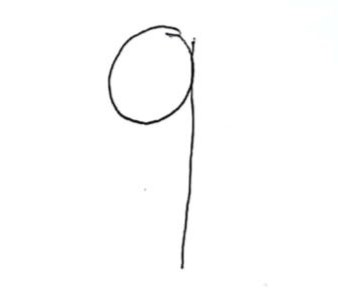
#> input picture Trabajo_en_clase_1/numero_9.jpeg, 338 x 307 px; the run also reads 1 picture not shown here
$ jupyter execute --allow-errors Untitled.ipynb
#> lines starting #> are read from the running program, lines starting #| are printed output that depends on the picture
## <div style="text-align: center"> Área académica de Ingeniería en Computadores </div>

## <div style="text-align: center"> CE - 5506 Introducción al Reconocimiento de Patrones </div>

## <div style="text-align: center"> Trabajo en clase #1 </div>

## <div style="text-align: left"> Estudiantes: </div> <br> <div style="text-align:center"> Cambronero Ureña Aldo - 2018099813 <br> Agüero Sandí Johnny - 2020027766 </div>

## <div style="text-align: left"> Profesor: </div> <br> <div style="text-align: center"> Jason Leiton Jimenez <br><br> </div>

## <div style="text-align: center"> Grupo 1 </div>

## <div style="text-align: center"> IS $-$ 2023 </div>

---

## <div style="text-align: center"> Teoría </div>

### a) Indique cual es costo de “Training” y de test del algoritmo KNN.

El costo computacional del algoritmo KNN implementado depende principalmente del tamaño del conjunto de prueba X_test y el número de vecinos k seleccionado.

El costo computacional total del método kneighbors() es O(n * m * (d + log(m))), lo que puede ser prohibitivo para conjuntos de datos muy grandes. El costo computacional del método predict() depende del número de puntos en X_test y el número de vecinos k, lo que implica un costo computacional adicional de O(n * k * log(k)).

### b) Explique porqué se dice que instance learning es un algoritmo por fuerza bruta o perezoso.

Se considera un algoritmo perezoso o por fuerza bruta, porque no intenta aprender una función que pueda generalizar a partir de los datos de entrenamiento. En cambio, simplemente almacena todos los ejemplos de entrenamiento y luego los compara con el objeto nuevo con los anteriores para clasificarlo.

### c) Indique cuántas comparaciones se deben realizar en la etapa de testeo (asumiendo el peor de los casos).

Durante la etapa de testeo se deben de realizar comparaciones entre los datos de prueba y los de entrenamiento  para determinar a qué clase pertenece el objeto de prueba; por ende, si hay “n” datos de entrenamiento, hay que hacer “n” comparaciones.

### d) Investigue alguna modificación que se ha realizado al algoritmo original del KNN.

Se puede mencionar el KNN ponderado por distancia, esta variante del KNN asigna un peso a cada vecino cercano según su distancia al objeto de prueba. Los vecinos más cercanos reciben un mayor peso en la clasificación del objeto de prueba. Esta modificación ayuda a evitar la influencia de vecinos ruidosos o atípicos en la clasificación.

---

## <div style="text-align: center"> Realizando un clasificador de múltiples clases </div>

[cell 1]
import numpy as np

class KNearestNeighbors():
    def __init__(self, X_train, y_train, n_neighbors=5, weights='uniform', n_classes=3):

        self.X_train = X_train
        self.y_train = y_train

        self.n_neighbors = n_neighbors
        self.weights = weights

        self.n_classes = 3

    def euclidian_distance(self, a, b):
        return np.sqrt(np.sum((a - b)**2, axis=1))

    def kneighbors(self, X_test, return_distance=False):

        dist = []
        neigh_ind = []

#         print(X_test, self.X_train. X_test, self.X_train)
        point_dist = []
        for x_test in X_test:
            point_dist += [ self.euclidian_distance(x_test, self.X_train) ]

        for row in point_dist:
            enum_neigh = enumerate(row)
            sorted_neigh = sorted(enum_neigh,
                                  key=lambda x: x[1])[:self.n_neighbors]

            ind_list = [tup[0] for tup in sorted_neigh]
            dist_list = [tup[1] for tup in sorted_neigh]

            dist.append(dist_list)
            neigh_ind.append(ind_list)

        if return_distance:
            return np.array(dist), np.array(neigh_ind)

        return np.array(neigh_ind)

    def predict(self, X_test):

        if self.weights == 'uniform':
            neighbors = self.kneighbors(X_test)
            y_pred = np.array([
                np.argmax(np.bincount(self.y_train[neighbor]))
                for neighbor in neighbors
            ])
            #print("Y_pred: ", y_pred)
            return y_pred

        if self.weights == 'distance':

            # Encontrar el indice y distancia de cada vecino para cada punto
            dist, neighbors = self.kneighbors(X_test, return_distance=True)

            # Array de la prediccion
            y_pred = np.zeros(X_test.shape[0], dtype=int)

            # para cada valor de prueba
            for i, neighbor_indices in enumerate(neighbors):
                # El inverso de la distancia es el peso
                weights = 1.0 / (dist[i] + 1e-6) #se suma 1e-6 para evitar div/0

                # Obtenemos el label del vecino
                neighbor_labels = self.y_train[neighbor_indices]

                # Calculamos el peso por cada label
                class_scores = np.bincount(neighbor_labels, weights=weights, minlength=self.n_classes)

                # Elegimos el label con el mayor peso
                y_pred[i] = np.argmax(class_scores)

            return y_pred

    def score(self, X_test, y_test, weights):
        self.weights = weights
        y_pred = self.predict(X_test)

        return float(sum(y_pred == y_test)) / float(len(y_test)), y_pred, y_test

### 2.1. Distancia entre elementos

#### a) implementar un criterio de cómo elegir la clase de una muestra tomando en cuenta los k vecinos más cercanos.

```
if self.weights == 'distance':
            # Encontrar el indice y distancia de cada vecino para cada punto
            dist, neighbors = self.kneighbors(X_test, return_distance=True)

            # Array de la prediccion
            y_pred = np.zeros(X_test.shape[0], dtype=int)

            # para cada valor de prueba
            for i, neighbor_indices in enumerate(neighbors):
                # El inverso de la distancia es el peso
                weights = 1.0 / (dist[i] + 1e-6) #se suma 1e-6 para evitar div/0

                # Obtenemos el label del vecino
                neighbor_labels = self.y_train[neighbor_indices]

                # Calculamos el peso por cada label
                class_scores = np.bincount(neighbor_labels, weights=weights, minlength=self.n_classes)

                # Elegimos el label con el mayor peso
                y_pred[i] = np.argmax(class_scores)

            return y_pred
```

#### b) Pruebe el algoritmo del punto anterior con k=2,3,4,5,6,7,9,11. Anote la precisión y el tiempo que se obtuvo para cada k. Además, compare los resultados obtenidos de su implementación con los de la biblioteca sklearn.

[cell 2]
## Python program to print the data
d = {2: [90.67, 94.68, 13.14],
3: [92.00, 92.00, 13.60],
4: [92.00, 92.00, 16.93],
5: [93.33, 92.00, 17.73],
6: [93.33, 92.00, 12.03],
7: [94.67, 94.67, 11.92],
9: [94.67, 94.67, 16.38],
11: [95.10, 90.67, 16.30]
}
print ("{:<8} {:<15} {:<15} {:<10}".format("k",'Precisión (%)','Sklearn (%)','Tiempo (ms)'))
for k, v in d.items():
    p, s, t = v
    print ("{:<8} {:<15} {:<15} {:<10}".format(k, p, s, t))

#### c) Realice una gráfica de k vr precisión, de tal manera que le permita discutir los resultados obtenidos.

[cell 3]
import numpy as np
import matplotlib.pyplot as plt

t=[2,3,4,5,6,7,9,11]
g=[90.67,92.0,92.0,93.33,93.33,94.67,94.67,95.1]
plt.plot(t, g, color="blue", label="Distance")
plt.legend(loc="upper right")
plt.xlabel("k")
plt.ylabel("Presición (%)")
plt.show()
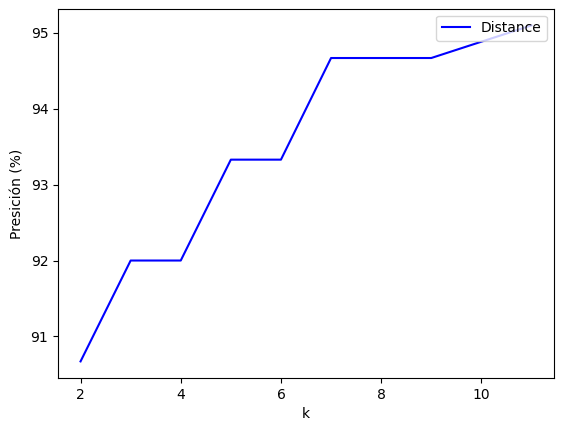
#> figure drawn by matplotlib, 1 panel

### 2.2. Clasificador de múltiples clase

#### a) Cargue el set datos MNIST (dígitos), utilizando la biblioteca sklearn MNIST. En el listing 1 se muestra cómo hacerlo.

[cell 4]
    # Listing 1: Cargar el Set de Datos

from sklearn.datasets import load_digits

digits = load_digits (n_class = 10)

#### b) Muestre las primeras 12 imágenes en forma de tabla (3x4). Se debe de observar la imagen del dígito.

[cell 5]
import matplotlib.pyplot as plt
import numpy as np

fig, axs = plt.subplots(3, 4)

plt.gray()


for i in range(12):
    axs.flat[i].imshow(digits.images[i])
    axs.flat[i].set_title(f'Imagen {i+1}')
    axs.flat[i].set_xticks([])
    axs.flat[i].set_yticks([])

plt.show()
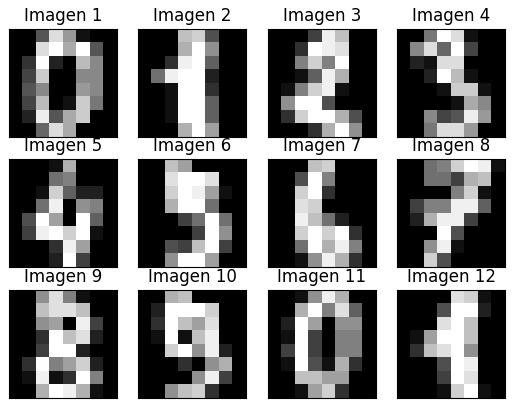
#> figure drawn by matplotlib, 12 panels

#### c) Muestre las dimensiones del set datos (cuántos datos y cuántos features).

[cell 6]
shape = digits.data.shape
print("Features: ", shape[1])
print("Data: ", shape[0])

#### d) Separe el set de datos de tal manera que el 75 % de los datos sea para entrenamiento, mientras que el 25 % sea para el test.

[cell 7]
training_amount = round(shape[0] * 0.75)
test_amount = shape[0] - training_amount

training_data = []
test_data = []

if(training_amount + test_amount == shape[0]):
    training_data = digits.data[:training_amount,:]
    training_target = digits.target[:training_amount]
    test_data = digits.data[training_amount:shape[0], :]
    test_target = digits.target[training_amount:shape[0]]
    print("Shape of training data: ", training_data.shape)
    print("Shape of training target: ", training_target.shape)
    print("Shape of test data: ", test_data.shape)
    print("Shape of test data: ", test_target.shape)

#### e) Instancie su propia implementación de KNN y pruebe el clasificador (k=2,3,5,7,8,10,11) con el set datos solicitados (note que son 10 clases). Muestre la precisión con el método normal y con el método de distancia implementado por cada grupo.

[cell 8]
import pandas as pd

test_values_k = [2,3,5,7,8,10,11]
accurancy_our = []

our_classifier = None

for k in test_values_k:
    our_classifier = KNearestNeighbors(training_data, training_target, n_neighbors=k, n_classes=10)
    our_accuracy_u, y_pred_u, y_test_u = our_classifier.score(test_data, test_target, weights='uniform')
    our_accuracy_d, y_pred_d, y_test_d = our_classifier.score(test_data, test_target, weights='distance')
    accurancy_our.append([k, our_accuracy_u, our_accuracy_d])

columns = ['K', 'Uniform', 'Distance']

df = pd.DataFrame(accurancy_our, columns=columns)
print(df.to_string(index=False))

#### f) Instancie el clasificador de sklearn y realice las mismas pruebas que el punto anterior.

[cell 9]
from sklearn.neighbors import KNeighborsClassifier
import pandas as pd

test_values_k = [2,3,5,7,8,10,11]
accurancy_sklearn = []

for k in test_values_k:
    sklearn_classifier_u = KNeighborsClassifier(n_neighbors=k, weights='uniform').fit(training_data, training_target)
    sklearn_classifier_d = KNeighborsClassifier(n_neighbors=k, weights='distance').fit(training_data, training_target)
    our_accuracy_u = sklearn_classifier_u.score(test_data, test_target)
    our_accuracy_d = sklearn_classifier_d.score(test_data, test_target)
    accurancy_sklearn.append([k, our_accuracy_u, our_accuracy_d])

columns = ['K', 'Uniform', 'Distance']

df = pd.DataFrame(accurancy_sklearn, columns=columns)
print(df.to_string(index=False))

#### g) Compare en una tabla la implementación propia del knn con el de la biblioteca sklearn

Se puede apreciar en el punto e) y en el punto f) como ambas tablas son exactamente iguales. Por lo tanto, la implementación propia y la implementación del sklearn son exactamente iguales

#### h) Realice 5 imágenes con dígitos escrito a mano. Saque una foto a cada dígito y transforme la imagen a las mismas dimensiones que el set de datos. Pruebe su modelo prediciendo cada una de las fotos tomadas. Reporte la clasificación que brinda el modelo mostrando el la imagen original y la clasificación obtenida.

[cell 10]
from PIL import Image
from PIL import ImageOps
import numpy as np

# Open the image file
number_9 = Image.open("numero_9.jpeg")
#> number_9 is the input picture: PIL image 338x307 RGB; mean R, G, B 252.3, 252.4, 252.4
# Invert colors, black background and white number
number_9 = ImageOps.invert(number_9)
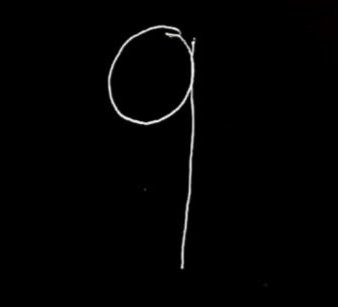
#> number_9: PIL image 338x307 RGB; mean R, G, B 2.7, 2.6, 2.6
# Convert the image in gray scale
number_9 = number_9.convert('L')
#> number_9: PIL image 338x307 L
# Resize the image in 8x8 pixels
number_9 = number_9.resize((8,8))
# Save the image
number_9.save("number_9_converted.jpeg")
print(np.array(number_9))
#| [[ 0  0  1 15 10  0  0  0]
#|  [ 0  0 11  7 19  0  0  0]
#|  [ 0  0 13  8 23  0  0  0]
#|  [ 0  0  4 13 15  0  0  0]
#|  [ 0  0  0  0 12  0  0  0]
#|  [ 0  0  0  1 13  0  0  0]
#|  [ 0  0  0  2 11  0  0  0]
#|  [ 0  0  0  0  1  0  0  0]]
#> `image = image.flatten()`: image = 64 values, max 21 at index 52, min 0 at index 1, mean 3.19

[cell 11]
import matplotlib.pyplot as plt
import numpy as np
import random

numbers_test = [1, 2, 3, 4, 5, 6, 7, 8, 9]
images_test = []

fig, axs = plt.subplots(4, 4)
plt.gray()

j = 0
#> (the rest of this cell did not finish here and is left out)
